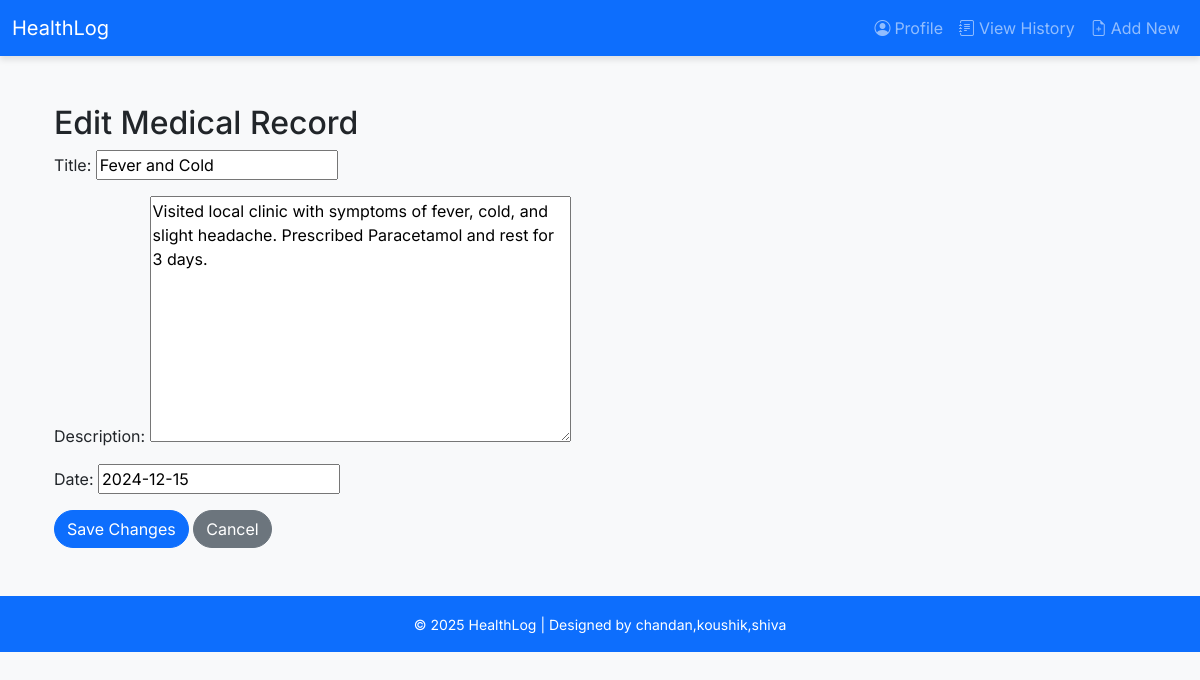
Screenshot of /edit_record/4/ with the database file from the repository.
### medical_records/models.py (models this page shows, shortened)
class MedicalHistory(models.Model):
    title = models.CharField(max_length=100)
    description = models.TextField()
    date = models.DateField()

### medical_records/views.py (the view)
# urls.py: path('edit_record/<int:record_id>/', views.edit_record, name='edit_record'),
def edit_record(request, record_id):
    record = get_object_or_404(MedicalHistory, id=record_id)
    if request.method == 'POST':
        form = MedicalHistoryForm(request.POST, instance=record)
        if form.is_valid():
            form.save()
            return redirect('dashboard')
    else:
        form = MedicalHistoryForm(instance=record)
    return render(request, 'medical_records/edit_record.html', {'form': form})

### medical_records/forms.py
class MedicalHistoryForm(forms.ModelForm):
    class Meta:
        model = MedicalHistory
        fields = '__all__'

### medical_records/templates/medical_records/edit_record.html (shortened to what this page needs)
{% extends 'medical_records/base.html' %}
{% block content %}
<div class="container mt-5">
  <h2>Edit Medical Record</h2>
  <form method="POST">
    {{ form.as_p }}
    <button type="submit" class="btn btn-primary">Save Changes</button>
    <a href="{% url 'dashboard' %}" class="btn btn-secondary">Cancel</a>
  </form>
</div>
{% endblock %}

### medical_records/templates/medical_records/base.html (style rules this page uses)
body { font-family: 'Inter', sans-serif; background-color: #f8f9fa; }
.btn { border-radius: 25px; transition: background-color 0.3s ease; }

### rows the page displays
MedicalHistory: title "Fever and Cold", description "Visited local clinic with symptoms of fever, cold, and slight headache. Prescribed Paracetamol and rest for 3 days.", date "2024-12-15"
